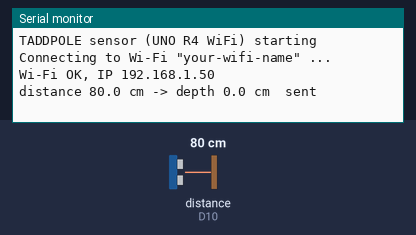
Bench run of a sketch on a simulated Arduino Uno R4 WiFi. Parts: the last lines printed to the serial monitor. Wiring (inferred from the names in the program): ultrasonic range finder: trigger D9; echo D10. The inputs (shaded band) are chosen by the test bench; at power-on: distance to the obstacle (sensor on D10) 80 cm. The echo pulse lasts 58.3 µs per cm; WiFi joins after 1.5 s; servers stay silent unless stated; uploads are accepted with an empty reply.

Above: at 4.2 s.
4.3 s: distance to the obstacle (sensor on D10) set to 2 cm
At 5.7 s:
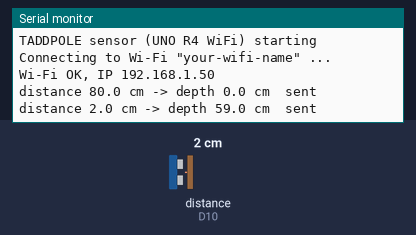
5.8 s: distance to the obstacle (sensor on D10) set to 4 cm
At 7.6 s:
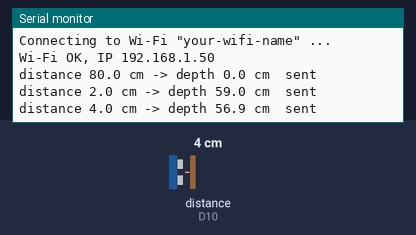
Timing chart, 0 to 9.1 s (numbered marks = the images above; inputs shaded):
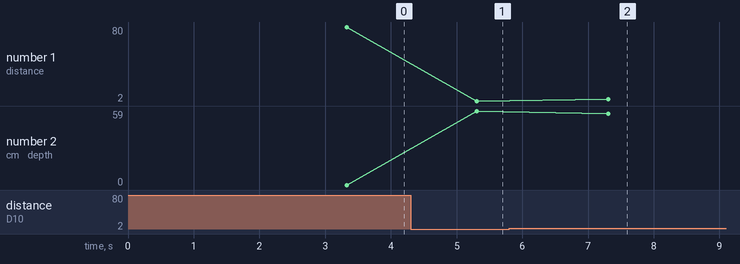

The sketch:

uno_r4_sensor_upload.ino
```cpp
/*
  TADDPOLE water sensor: Arduino UNO R4 WiFi -> live backend, no laptop.

  Every 2 s: measure the distance to the water with the ultrasonic sensor, turn it into a
  depth, and POST it to the backend over HTTPS. The backend saves it into the same
  water_levels table the old laptop logger (arduino/sensor.ino) wrote to, so everything
  downstream (status, alerts, camera check, rerouting) works exactly as before.

  Endpoint: POST /admin/sensors/water_tank_1/simulate   body {"depth_cm": 12.3}
            header X-Admin-Token: <ADMIN_TOKEN from the server's .env>

  Wiring (HC-SR04 style sensor; change the pins below to match yours):
    VCC -> 5V    GND -> GND    TRIG -> pin 9    ECHO -> pin 10

  Needs: Boards Manager "Arduino UNO R4 Boards"; Library Manager "ArduinoHttpClient".
  Put your Wi-Fi name/password and the admin token in arduino_secrets.h (never commit it).
*/
#include <WiFiS3.h>
#include <ArduinoHttpClient.h>
#include "arduino_secrets.h"   // SECRET_SSID, SECRET_PASS, SECRET_ADMIN_TOKEN

// ---------- settings ----------
const char HOST[] = "ifyourreadingthisimstranded.us";
const char PATH[] = "/admin/sensors/water_tank_1/simulate";
const int TRIG_PIN = 9;
const int ECHO_PIN = 10;
// Distance from the sensor to the DRY tub bottom, in cm. 24 in = 60.96 cm.
// To calibrate: empty the tub, open Serial Monitor (115200), and copy the "distance" it prints.
const float BASELINE_CM = 60.96;
const unsigned long SEND_EVERY_MS = 2000;
// -------------------------------

WiFiSSLClient tls;
HttpClient http(tls, HOST, 443);
unsigned long lastSend = 0;

void connectWiFi() {
  if (WiFi.status() == WL_CONNECTED) return;
  Serial.print("Connecting to Wi-Fi \"");
  Serial.print(SECRET_SSID);
  Serial.println("\" ...");
  while (WiFi.status() != WL_CONNECTED) {
    WiFi.begin(SECRET_SSID, SECRET_PASS);
    for (int i = 0; i < 20 && WiFi.status() != WL_CONNECTED; i++) delay(500);
    if (WiFi.status() != WL_CONNECTED) Serial.println("  not yet, retrying (2.4 GHz network? right password?)");
  }
  Serial.print("Wi-Fi OK, IP ");
  Serial.println(WiFi.localIP());
}

// One ping -> distance in cm, or -1 if no echo came back.
float pingCm() {
  digitalWrite(TRIG_PIN, LOW);
  delayMicroseconds(2);
  digitalWrite(TRIG_PIN, HIGH);
  delayMicroseconds(10);
  digitalWrite(TRIG_PIN, LOW);
  unsigned long us = pulseIn(ECHO_PIN, HIGH, 30000UL);   // ~5 m max
  if (us == 0) return -1;
  return us * 0.0343 / 2.0;
}

// Median of 5 pings, so one bad echo doesn't count. -1 if most pings failed.
float distanceCm() {
  float v[5];
  int n = 0;
  for (int i = 0; i < 5; i++) {
    float d = pingCm();
    if (d > 0) v[n++] = d;
    delay(60);                                            // let the last echo die out
  }
  if (n < 3) return -1;
  for (int i = 1; i < n; i++) {                           // tiny insertion sort
    float x = v[i];
    int j = i - 1;
    while (j >= 0 && v[j] > x) { v[j + 1] = v[j]; j--; }
    v[j + 1] = x;
  }
  return v[n / 2];
}

bool sendDepth(float depthCm) {
  String body = "{\"depth_cm\":" + String(depthCm, 2) + "}";
  http.beginRequest();
  http.post(PATH);
  http.sendHeader("Content-Type", "application/json");
  http.sendHeader("Content-Length", body.length());
  http.sendHeader("X-Admin-Token", SECRET_ADMIN_TOKEN);
  http.beginBody();
  http.print(body);
  http.endRequest();
  int status = http.responseStatusCode();
  String reply = http.responseBody();                     // read it all so the connection can be reused
  if (status == 200) return true;
  Serial.print("  server said ");
  Serial.print(status);
  Serial.print(": ");
  Serial.println(reply);
  if (status == 401) Serial.println("  -> wrong SECRET_ADMIN_TOKEN in arduino_secrets.h");
  if (status < 0) http.stop();                             // network error: reconnect next time
  return false;
}

void setup() {
  Serial.begin(115200);
  delay(1500);
  pinMode(TRIG_PIN, OUTPUT);
  pinMode(ECHO_PIN, INPUT);
  Serial.println("TADDPOLE sensor (UNO R4 WiFi) starting");
  connectWiFi();
  http.connectionKeepAlive();                              // reuse one HTTPS connection
  http.setHttpResponseTimeout(8000);
}

void loop() {
  if (millis() - lastSend < SEND_EVERY_MS) return;
  lastSend = millis();
  connectWiFi();

  float dist = distanceCm();
  if (dist < 0) {
    Serial.println("no echo from the sensor (check wiring / aim)");
    return;
  }
  float depth = BASELINE_CM - dist;
  if (depth < 0) depth = 0;                                // a bit of noise below the dry bottom

  Serial.print("distance ");
  Serial.print(dist, 1);
  Serial.print(" cm -> depth ");
  Serial.print(depth, 1);
  Serial.print(" cm  ");
  Serial.println(sendDepth(depth) ? "sent" : "NOT sent");
}
```

arduino_secrets.example.h
```cpp
// Copy this file to arduino_secrets.h (same folder) and fill it in. arduino_secrets.h is git-ignored.
#define SECRET_SSID        "your-wifi-name"          // 2.4 GHz network
#define SECRET_PASS        "your-wifi-password"
#define SECRET_ADMIN_TOKEN "ADMIN_TOKEN from the server's .env"
```

Measured:
- after the input at 4.3 s, the serial monitor: prints a new line after 1.0 s (image 1)
- after the input at 5.8 s, the serial monitor: prints a new line after 1.5 s (image 2)
- plotted number 1: 80 → 2 after the input at 4.3 s, 2 → 4 after the input at 5.8 s
- plotted number 2: 0 → 59 after the input at 4.3 s, 59 → 56.9 after the input at 5.8 s
